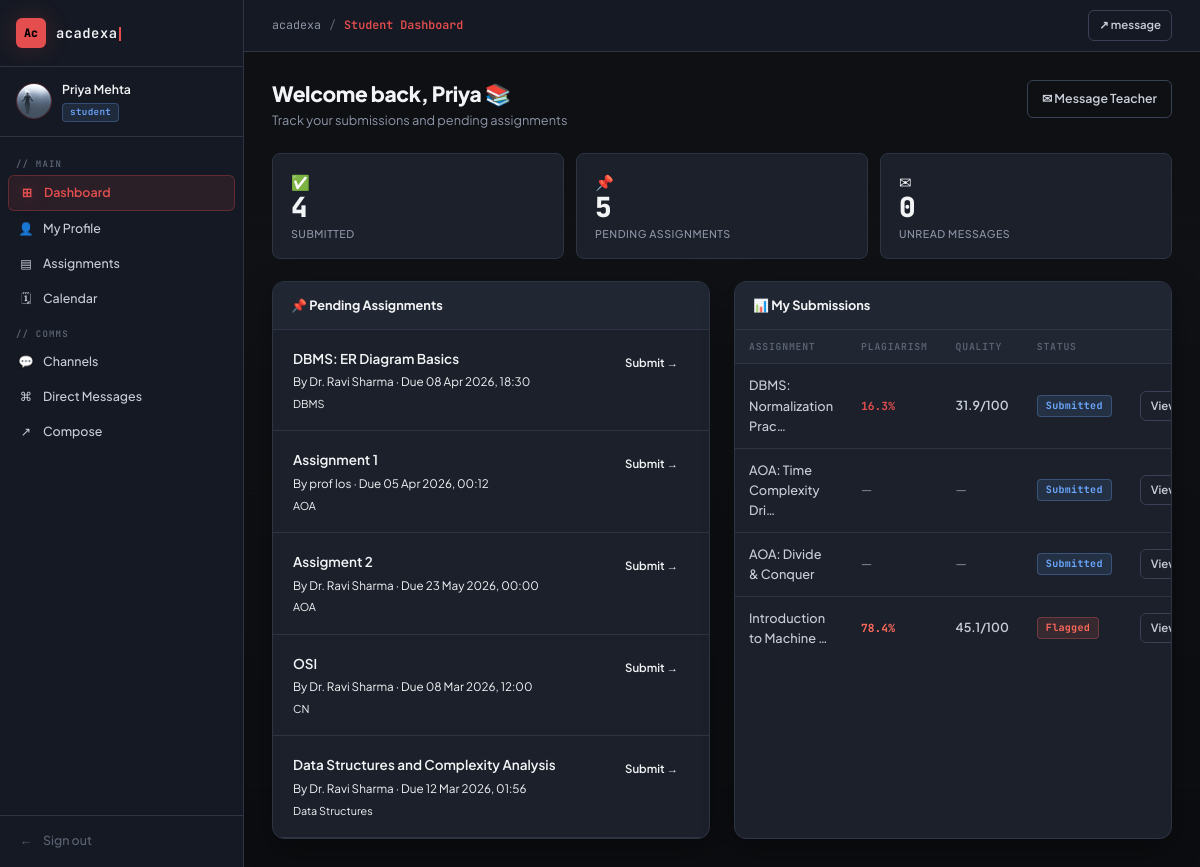
Before: /dashboard/ (signed in) with the older database file.
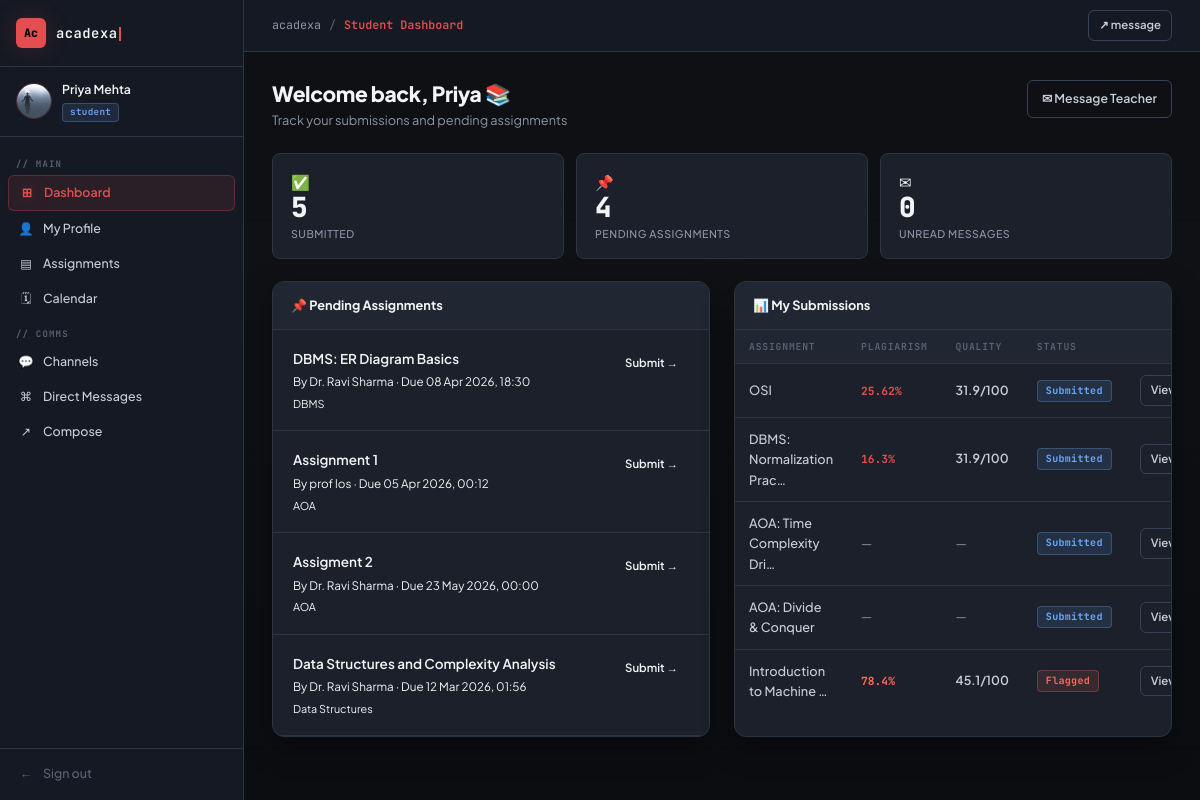
After: the same page with the newer database file.
### apps/assignments/models.py (models this page shows, shortened)
class Assignment(models.Model):
    teacher = models.ForeignKey(
        settings.AUTH_USER_MODEL,
        on_delete=models.CASCADE,
        related_name='assignments_created'
    )
    title = models.CharField(max_length=200)
    description = models.TextField()
    subject = models.CharField(max_length=100, blank=True)
    deadline = models.DateTimeField()
    max_marks = models.IntegerField(default=100)
    created_at = models.DateTimeField(auto_now_add=True)
    updated_at = models.DateTimeField(auto_now=True)
    class Meta:
        ordering = ['-created_at']

class Submission(models.Model):
    STATUS_CHOICES = [
        ('submitted', 'Submitted'),
        ('reviewed', 'Reviewed'),
        ('flagged', 'Flagged'),
        ('approved', 'Approved'),
    ]
    assignment = models.ForeignKey(Assignment, on_delete=models.CASCADE, related_name='submissions')
    student = models.ForeignKey(
        settings.AUTH_USER_MODEL,
        on_delete=models.CASCADE,
        related_name='submissions'
    )
    file = models.FileField(upload_to='submissions/', blank=True, null=True)
    text_content = models.TextField(blank=True)
    extracted_text = models.TextField(blank=True)
    plagiarism_score = models.FloatField(null=True, blank=True)
    confidence_score = models.FloatField(null=True, blank=True)
    quality_score = models.FloatField(null=True, blank=True)
    ai_feedback = models.TextField(blank=True)
    generated_solution = models.TextField(blank=True)
    status = models.CharField(max_length=20, choices=STATUS_CHOICES, default='submitted')
    teacher_remarks = models.TextField(blank=True)
    marks_awarded = models.IntegerField(null=True, blank=True)
    submitted_at = models.DateTimeField(auto_now_add=True)
    reviewed_at = models.DateTimeField(null=True, blank=True)
    class Meta:
        ordering = ['-submitted_at']
        unique_together = ['assignment', 'student']
    def plagiarism_level(self):
        if self.plagiarism_score is None:
            return 'unknown'
        if self.plagiarism_score >= 70:
            return 'high'
        elif self.plagiarism_score >= 40:
            return 'medium'
        return 'low'

### apps/accounts/models.py (models this page shows, shortened)
class User(AbstractUser):
    ROLE_CHOICES = [
        ('student', 'Student'),
        ('teacher', 'Teacher'),
    ]
    role = models.CharField(max_length=10, choices=ROLE_CHOICES, default='student')
    department = models.CharField(max_length=100, blank=True)
    profile_pic = models.ImageField(upload_to='profiles/', blank=True, null=True)
    bio = models.TextField(blank=True)
    def is_teacher(self):
        return self.role == 'teacher'

### apps/accounts/views.py (the view)
# urls.py: path('', dashboard_view, name='dashboard'),
@login_required
def dashboard_view(request):
    user = request.user
    context = {'user': user}
    if user.is_teacher():
        assignments = Assignment.objects.filter(teacher=user).order_by('-created_at')
        submissions = Submission.objects.filter(assignment__teacher=user).order_by('-submitted_at')
        total_submissions = submissions.count()
        pending_review = submissions.filter(status='submitted').count()
        flagged = submissions.filter(plagiarism_score__gte=60).count()
        avg_plagiarism = 0
        if total_submissions:
            scores = [s.plagiarism_score for s in submissions if s.plagiarism_score is not None]
            avg_plagiarism = round(sum(scores) / len(scores), 1) if scores else 0
        recent_submissions = submissions[:5]
        context.update({
            'assignments': assignments,
            'recent_submissions': recent_submissions,
            'total_submissions': total_submissions,
            'pending_review': pending_review,
            'flagged': flagged,
            'avg_plagiarism': avg_plagiarism,
            'total_assignments': assignments.count(),
        })
        return render(request, 'accounts/teacher_dashboard.html', context)
    else:
        submissions = Submission.objects.filter(student=user).order_by('-submitted_at')
        available = Assignment.objects.exclude(
            id__in=submissions.values_list('assignment_id', flat=True)
        ).order_by('-created_at')
        messages_count = Message.objects.filter(receiver=user, is_read=False).count()
        context.update({
            'submissions': submissions,
            'available_assignments': available,
            'unread_messages': messages_count,
            'total_submitted': submissions.count(),
        })
        return render(request, 'accounts/student_dashboard.html', context)

### templates/accounts/student_dashboard.html (shortened to what this page needs)
{% extends 'base/base.html' %}
{% block page_title %}Student Dashboard{% endblock %}
{% block content %}
<div class="page-header">
  <div>
    <h1>Welcome back, {{ user.first_name }} 📚</h1>
    <p>Track your submissions and pending assignments</p>
  </div>
  <a href="{% url 'send_message' %}" class="btn btn-outline">✉ Message Teacher</a>
</div>
<div class="stats-grid">
  <div class="stat-card">
    <span class="stat-icon">✅</span>
    <div class="stat-value">{{ total_submitted }}</div>
    <div class="stat-label">Submitted</div>
  </div>
  <div class="stat-card warning">
    <span class="stat-icon">📌</span>
    <div class="stat-value">{{ available_assignments|length }}</div>
    <div class="stat-label">Pending Assignments</div>
  </div>
  <div class="stat-card">
    <span class="stat-icon">✉</span>
    <div class="stat-value">{{ unread_messages }}</div>
    <div class="stat-label">Unread Messages</div>
  </div>
</div>
<div style="display:grid; grid-template-columns:1fr 1fr; gap:24px;">
  <div class="card">
    <div class="card-header">
      <h3>📌 Pending Assignments</h3>
    </div>
    <div>
      {% if available_assignments %}
        {% for a in available_assignments %}
        <div style="padding:18px 20px; border-bottom:1px solid var(--border);">
          <div style="display:flex; justify-content:space-between; align-items:flex-start;">
            <div>
              <div style="font-weight:600; color:var(--navy); font-size:0.9rem;">{{ a.title }}</div>
              <div style="font-size:0.78rem; color:var(--text-muted); margin-top:4px;">
                By {{ a.teacher.get_full_name }} · Due {{ a.deadline|date:"d M Y, H:i" }}
              </div>
              {% if a.subject %}<div style="font-size:0.72rem; color:var(--gold); margin-top:3px;">{{ a.subject }}</div>{% endif %}
            </div>
            <a href="{% url 'submit_assignment' a.pk %}" class="btn btn-gold btn-sm">Submit →</a>
          </div>
        </div>
        {% endfor %}
      {% else %}
        <div class="card-body" style="text-align:center; color:var(--text-muted); padding:40px;">
          🎉 All caught up! No pending assignments.
        </div>
      {% endif %}
    </div>
  </div>
  <div class="card">
    <div class="card-header">
      <h3>📊 My Submissions</h3>
    </div>
    <div style="overflow-x:auto;">
      {% if submissions %}
      <table class="data-table">
        <thead>
          <tr><th>Assignment</th><th>Plagiarism</th><th>Quality</th><th>Status</th><th></th></tr>
        </thead>
        <tbody>
          {% for sub in submissions %}
          <tr>
            <td style="font-size:0.85rem; font-weight:500;">{{ sub.assignment.title|truncatechars:25 }}</td>
            <td>
              {% if sub.plagiarism_score is not None %}
              <span class="plag-pct {{ sub.plagiarism_level }}">{{ sub.plagiarism_score }}%</span>
              {% else %}<span class="text-muted">—</span>{% endif %}
            </td>
            <td>
              {% if sub.quality_score is not None %}
              <span style="font-weight:600; color:var(--navy);">{{ sub.quality_score }}/100</span>
              {% else %}<span class="text-muted">—</span>{% endif %}
            </td>
            <td><span class="badge badge-{{ sub.status }}">{{ sub.get_status_display }}</span></td>
            <td><a href="{% url 'submission_detail' sub.pk %}" class="btn btn-outline btn-sm">View</a></td>
          </tr>
          {% endfor %}
        </tbody>
      </table>
      {% else %}
        <div class="card-body" style="text-align:center; color:var(--text-muted); padding:40px;">
          No submissions yet. Start by submitting an assignment.
        </div>
      {% endif %}
    </div>
  </div>
</div>
{% endblock %}

Changed rows visible on the page:
no longer on this page (row unchanged): Assignment: title "OSI", teacher.get_full_name "Dr. Ravi Sharma", deadline "08 Mar 2026, 12:00", subject "CN"
added Submission: assignment "OSI", plagiarism_score "25.62", quality_score "31.9", status "Submitted"
Other visible differences:
{{ total_submitted }}: "4" → "5"
{{ available_assignments|length }}: "5" → "4"
